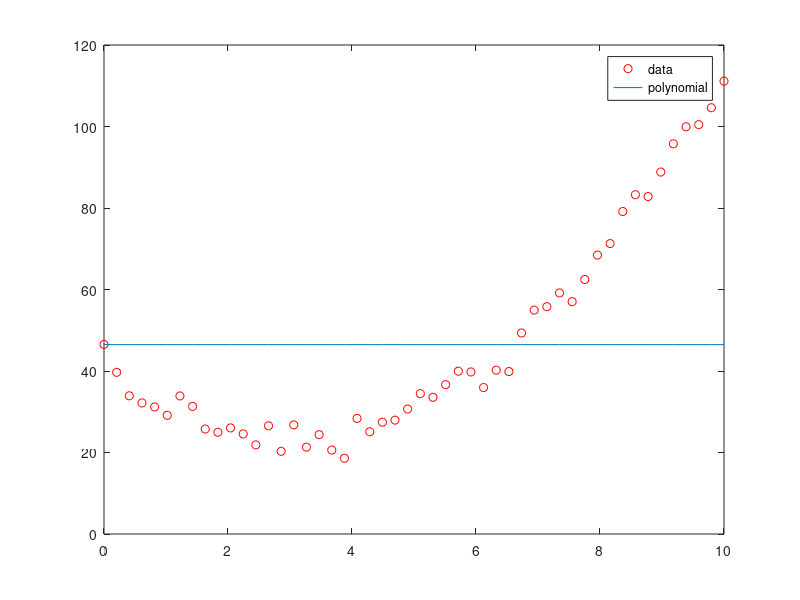

MATLAB code for this plot:
% load textfile
data=load('data.tsv');

x=data(:,1);
y=data(:,2);
N=length(y);

% FILL IN THE CODE
yhat=mean(y)*ones(N,1);

% plot data
plot(x,y,'ro');
hold on;
plot(x,yhat);
legend({'data','polynomial'});

% save plot as file
saveas(gcf,'out.png');
